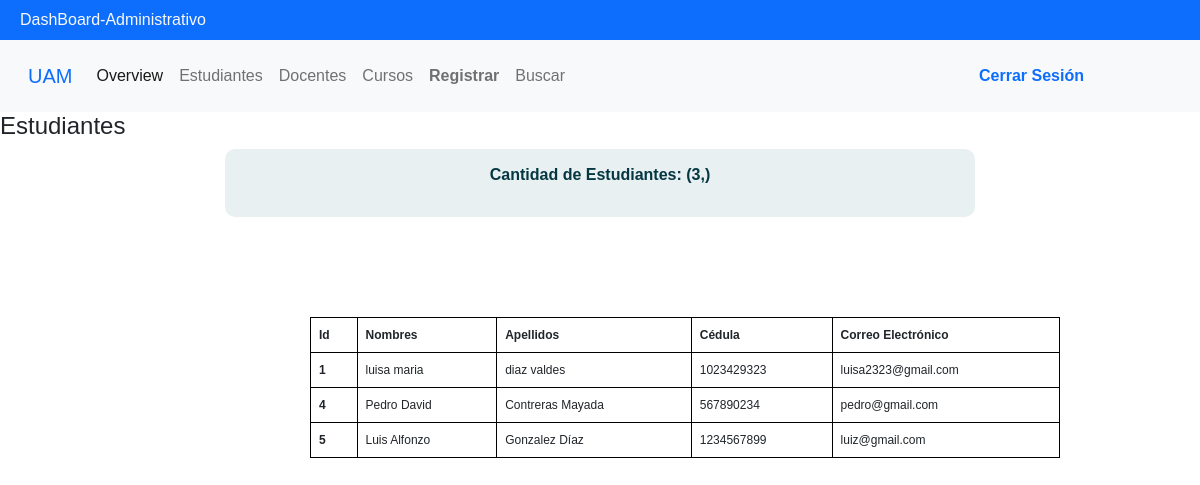
Page /DashBoard-Administrativo/estudiantes on the committed database.
### tables this page shows
CREATE TABLE Usuarios (idUsuario INTEGER PRIMARY KEY AUTOINCREMENT UNIQUE, codUsuario VARCHAR (10) UNIQUE NOT NULL, primerNombre TEXT (11) NOT NULL, segundoNombre TEXT (11) NOT NULL, primerApellido TEXT (12) NOT NULL, segundoApellido TEXT (12) NOT NULL, email TEXT NOT NULL, clave VARCHAR (15) NOT NULL, idTipoUsuario INT REFERENCES Tipo_Usuarios (idTipoUsuario) NOT NULL);

### app.py (the view)
@app.route('/DashBoard-Administrativo/estudiantes',methods=['GET','POST'])
def estudiantes():
    cantEst = cantUsers()
    users = getUsers()
    data = {
        "cant": cantEst,
        "users": users
    }
    return render_template('estudiantes.html', students = data)

### db.py (called while the page is built)
def get_db():
    try:
        g.db = sqlite3.connect("baseDeDatos.db")
        return g.db
    except Error:
        print(Error)

### usersControllers.py (called while the page is built)
def getUsers():
    connect = get_db()
    cursor = connect.cursor()
    sql = " SELECT idUsuario, primerNombre, segundoNombre, primerApellido, segundoApellido, codUsuario, email FROM Usuarios "
    cursor.execute(sql)
    users = cursor.fetchall()
    return users

def cantUsers():
    connect = get_db()
    cursor = connect.cursor()
    sql = " SELECT COUNT(*) FROM Usuarios WHERE idTipoUsuario = 1; "
    cursor.execute(sql)
    users = cursor.fetchone()
    return users

### templates/estudiantes.html (shortened to what this page needs)
{% extends "base.html" %}
{% block contenido %}
<head>
    <link rel="stylesheet" href="{{  url_for('static',  filename='css/styleTabs.css')  }}">
</head>
<header>
    <h4>Estudiantes</h4>
</header>
    <div id='contador'>
    <p>
        <b>Cantidad de Estudiantes: {{ students["cant"] }}</b><br>
    </p>
    </div>
    <table class="table table-bordered">
        <thead>
          <tr>
            <th scope="col">Id</th>
            <th scope="col">Nombres</th>
            <th scope="col">Apellidos</th>
            <th scope="col">Cédula</th>
            <th scope="col">Correo Electrónico</th>
          </tr>
        </thead>
        <tbody>
          {% for usuario in students.users %}
            <tr>
              <th scope="row">{{ usuario[0] }}</th>
              <td>{{ usuario[1] }} {{ usuario[2] }}</td>
              <td>{{ usuario[3] }} {{ usuario[4] }}</td>
              <td>{{ usuario[5] }}</td>
              <td>{{ usuario[6] }}</td>
            </tr>
          {% endfor %}
        </tbody>
      </table>
    {% endblock %}

### templates/base.html (shortened to what this page needs)
<!doctype html>
<html lang="en">
<head>
  <link href="https://cdn.jsdelivr.net/npm/bootstrap@5.0.2/dist/css/bootstrap.min.css" rel="stylesheet"
>
  <link rel="stylesheet" href="{{  url_for('static',  filename='css/styleBase.css')  }}">
  <link rel="stylesheet" href="/static/css/retroAlimenBusqueda.css">
</head>
<body>
  <header class="container-fluid bg-primary d-flex justify-content-center-center">
    {% if session.nombre %}
      <p class="text-light mb-0 p-2 fs-6">DashBoard-Administrativo - {{ session.nombre }}</p>
    {% else %}
      <p class="text-light mb-0 p-2 fs-6">DashBoard-Administrativo</p>
    {% endif %}
  </header>
  <nav class="navbar navbar-expand-lg navbar-light bg-light p-3">
    <div class="container-fluid">
      <a class="navbar-brand" href="/DashBoard-Administrativo">
        <span class="text-primary">
          UAM
        </span>
      </a>
      <div class="collapse navbar-collapse" id="navbarSupportedContent">
        <ul class="navbar-nav me-auto mb-2 mb-lg-0">
          <li class="nav-item">
            <a id="overview" class="nav-link active" aria-current="page" href="/DashBoard-Administrativo/overview"
              onsubmit="selector()">
              Overview
            </a>
          </li>
          <li class="nav-item">
            <a class="nav-link"  href="/DashBoard-Administrativo/estudiantes">
              Estudiantes
            </a>
          </li>
          <li class="nav-item">
            <a class="nav-link" href="/DashBoard-Administrativo/docentes">
              Docentes
            </a>
          </li>
          <li class="nav-item ">
            <a class="nav-link " href="/DashBoard-Administrativo/cursos">
              Cursos
            </a>
          </li>
          <li class="nav-item">
            <a class="nav-link " href="/DashBoard-Administrativo/registrar">
              <b>Registrar</b>
            </a>
          </li>
          <li class="nav-item">
            <a class="nav-link " href="/DashBoard-Administrativo/buscador">
              Buscar
            </a>
          </li>
        </ul>
      </div>
      <div id="cerrarSesion">
        <a class="nav-link "   href="/LoginAdministrativo">
          <b>Cerrar Sesión</b>
        </a>
      </div>
    </div>
  </nav>
  {% block contenido %}{% endblock %}
  </body>
</html>

### static/css/styleBase.css (style rules this page uses)
* { margin: 0; padding: 0; text-decoration: none; font-family: Verdana, Geneva, Tahoma, sans-serif; }
body { overflow: auto; }
.container-fluid { justify-content: space-between; position: auto; z-index: 10; box-sizing: border-box; }
#cerrarSesion { position: absolute; right: 20px; height: 100px; display: flex; justify-content:center; align-items: center; margin-right: 80px; }

### static/css/retroAlimenBusqueda.css (style rules this page uses)
p { color: #053742; font-family: 'Source Sans Pro', sans-serif; font-family: Verdana, Geneva, Tahoma, sans-serif; }

### static/css/styleTabs.css (style rules this page uses)
* { margin: 0; padding: 0; -webkit-box-sizing: border-box; -moz-box-sizing: border-box; box-sizing: border-box; font-family: verdana, arial, helvetica; }
#contador { width: 750px; text-align: center; background-color:#E8F0F2; padding: 14px ; border-radius:10px; margin:auto; display: block ; }
.table { margin-top:100px; margin-left: 310px; width: 750px; border: 1px solid black; display:table; font-size: 12px; padding: 46px; }

### rows in the picture
Usuarios: idUsuario "1", primerNombre "luisa", segundoNombre "maria", primerApellido "diaz", segundoApellido "valdes", codUsuario "1023429323", email "luisa2323@gmail.com"
Usuarios: idUsuario "4", primerNombre "Pedro", segundoNombre "David", primerApellido "Contreras", segundoApellido "Mayada", codUsuario "567890234", email "pedro@gmail.com"
Usuarios: idUsuario "5", primerNombre "Luis", segundoNombre "Alfonzo", primerApellido "Gonzalez", segundoApellido "Díaz", codUsuario "1234567899", email "luiz@gmail.com"

### other values in the picture
{{ students["cant"] }} "(3,)"
